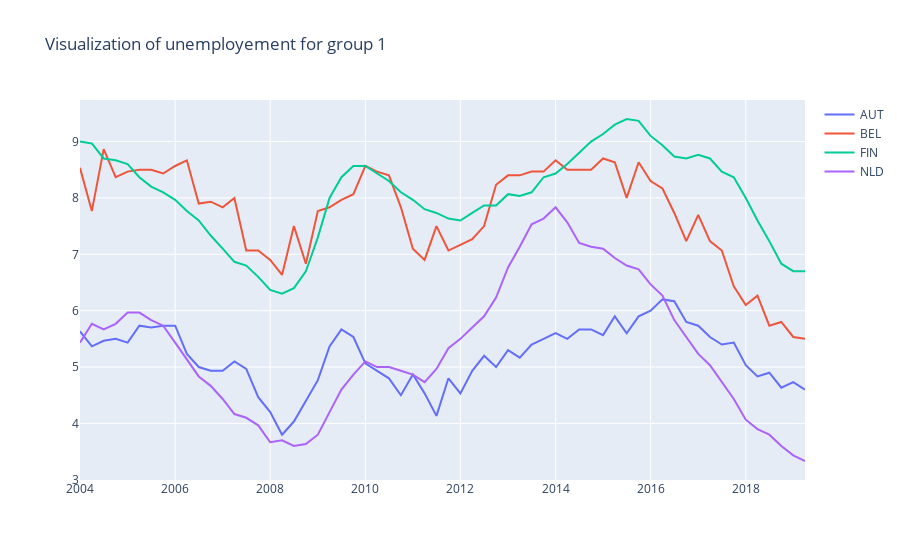
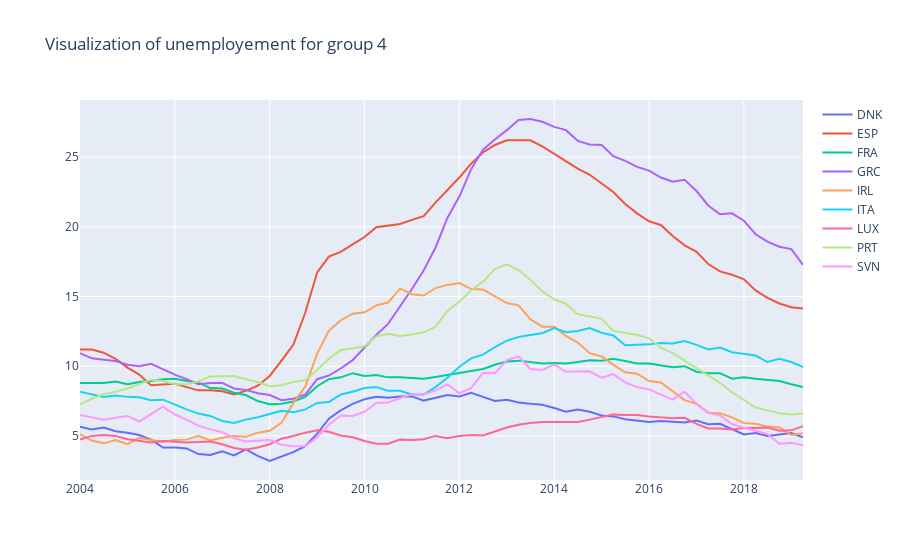
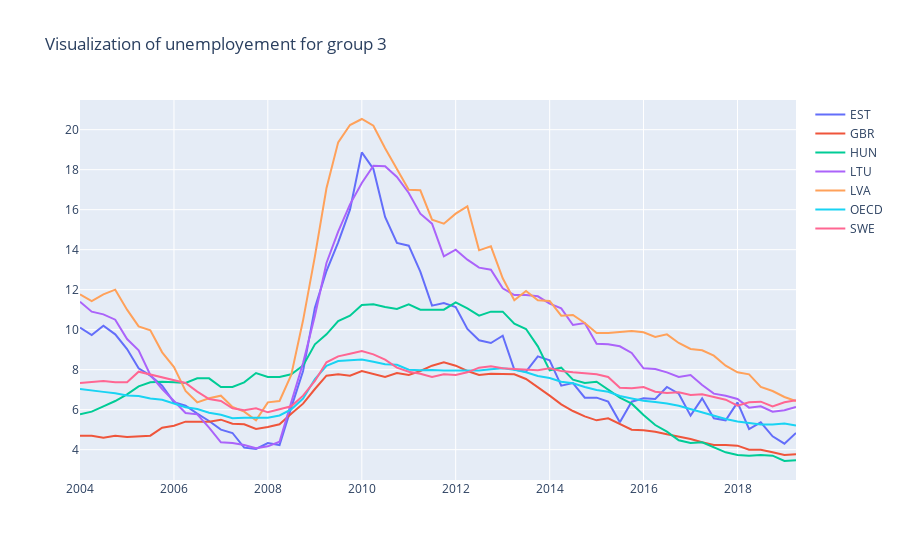
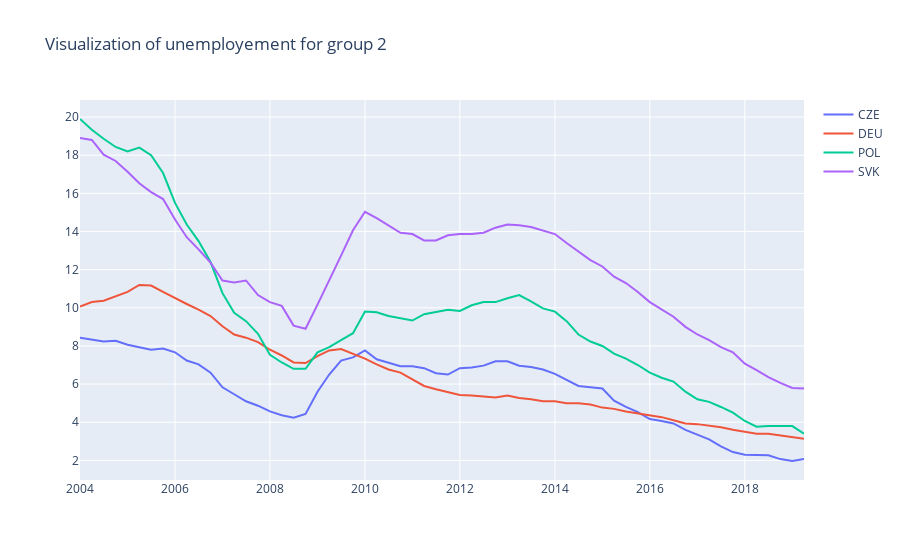

Notebook code cell kept with these figures, in order:
### Code cell
plotDifferentGroup(idx,df_hur,0)
